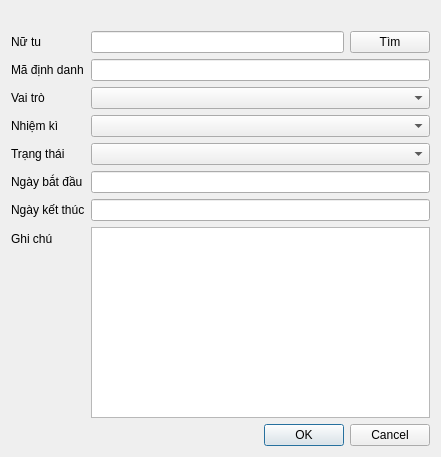
<?xml version="1.0" encoding="UTF-8"?>
<ui version="4.0">
 <class>DlgAreaPerson</class>
 <widget class="QDialog" name="DlgAreaPerson">
  <property name="geometry">
   <rect>
    <x>0</x>
    <y>0</y>
    <width>441</width>
    <height>457</height>
   </rect>
  </property>
  <property name="windowTitle">
   <string>Liên Lạc của Vùng</string>
  </property>
  <layout class="QVBoxLayout" name="verticalLayout_2">
   <item>
    <layout class="QVBoxLayout" name="verticalLayout">
     <item>
      <widget class="QLabel" name="lblTitle">
       <property name="text">
        <string/>
       </property>
      </widget>
     </item>
     <item>
      <layout class="QFormLayout" name="formLayout">
       <property name="topMargin">
        <number>0</number>
       </property>
       <item row="0" column="0">
        <widget class="QLabel" name="label_7">
         <property name="text">
          <string>Nữ tu</string>
         </property>
        </widget>
       </item>
       <item row="0" column="1">
        <layout class="QHBoxLayout" name="horizontalLayout">
         <item>
          <widget class="QLineEdit" name="txtSearch">
           <property name="readOnly">
            <bool>true</bool>
           </property>
          </widget>
         </item>
         <item>
          <widget class="QPushButton" name="btnSearch">
           <property name="text">
            <string>Tìm</string>
           </property>
           <property name="icon">
            <iconset>
             <normalon>:/icon/icon/icons8-search-64.png</normalon>
            </iconset>
           </property>
          </widget>
         </item>
        </layout>
       </item>
       <item row="2" column="0">
        <widget class="QLabel" name="label">
         <property name="text">
          <string>Vai trò</string>
         </property>
        </widget>
       </item>
       <item row="2" column="1">
        <widget class="QComboBox" name="cbRole"/>
       </item>
       <item row="3" column="0">
        <widget class="QLabel" name="label_2">
         <property name="text">
          <string>Nhiệm kì</string>
         </property>
        </widget>
       </item>
       <item row="3" column="1">
        <widget class="QComboBox" name="cbTerm"/>
       </item>
       <item row="4" column="0">
        <widget class="QLabel" name="label_3">
         <property name="text">
          <string>Trạng thái</string>
         </property>
        </widget>
       </item>
       <item row="4" column="1">
        <widget class="QComboBox" name="cbStatus"/>
       </item>
       <item row="5" column="0">
        <widget class="QLabel" name="label_5">
         <property name="text">
          <string>Ngày bắt đầu</string>
         </property>
        </widget>
       </item>
       <item row="5" column="1">
        <widget class="QLineEdit" name="txtStartDate"/>
       </item>
       <item row="6" column="0">
        <widget class="QLabel" name="label_6">
         <property name="text">
          <string>Ngày kết thúc</string>
         </property>
        </widget>
       </item>
       <item row="6" column="1">
        <widget class="QLineEdit" name="txtEndDate"/>
       </item>
       <item row="7" column="0">
        <widget class="QLabel" name="label_4">
         <property name="text">
          <string>Ghi chú</string>
         </property>
        </widget>
       </item>
       <item row="7" column="1">
        <widget class="QPlainTextEdit" name="txtRemark">
         <property name="frameShape">
          <enum>QFrame::StyledPanel</enum>
         </property>
         <property name="lineWidth">
          <number>5</number>
         </property>
        </widget>
       </item>
       <item row="1" column="1">
        <widget class="QLineEdit" name="txtNameId">
         <property name="readOnly">
          <bool>true</bool>
         </property>
        </widget>
       </item>
       <item row="1" column="0">
        <widget class="QLabel" name="label_8">
         <property name="text">
          <string>Mã định danh</string>
         </property>
        </widget>
       </item>
      </layout>
     </item>
    </layout>
   </item>
   <item>
    <widget class="QDialogButtonBox" name="buttonBox">
     <property name="orientation">
      <enum>Qt::Horizontal</enum>
     </property>
     <property name="standardButtons">
      <set>QDialogButtonBox::Cancel|QDialogButtonBox::Ok</set>
     </property>
    </widget>
   </item>
  </layout>
 </widget>
 <resources/>
 <connections>
  <connection>
   <sender>buttonBox</sender>
   <signal>accepted()</signal>
   <receiver>DlgAreaPerson</receiver>
   <slot>accept()</slot>
   <hints>
    <hint type="sourcelabel">
     <x>248</x>
     <y>254</y>
    </hint>
    <hint type="destinationlabel">
     <x>157</x>
     <y>274</y>
    </hint>
   </hints>
  </connection>
  <connection>
   <sender>buttonBox</sender>
   <signal>rejected()</signal>
   <receiver>DlgAreaPerson</receiver>
   <slot>reject()</slot>
   <hints>
    <hint type="sourcelabel">
     <x>316</x>
     <y>260</y>
    </hint>
    <hint type="destinationlabel">
     <x>286</x>
     <y>274</y>
    </hint>
   </hints>
  </connection>
 </connections>
</ui>
